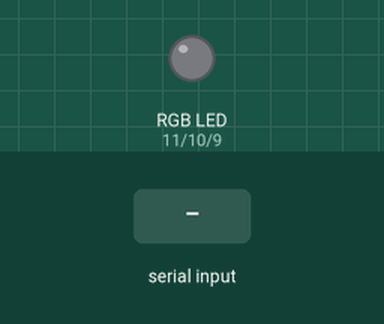
Bench run of a sketch on a simulated Arduino Mega 2560, built with avr-gcc and run on an emulated ATmega2560. On the bench: an RGB LED mixed from three pins (HIGH = lit). Inputs (shaded band) come from the test bench. Dim RGB values are drawn brighter than linear; what the sketch prints to the serial monitor is not drawn.

Above: at 2.2 s.
2.3 s: "90,45,200\n" received over the second serial link
At 2.9 s:
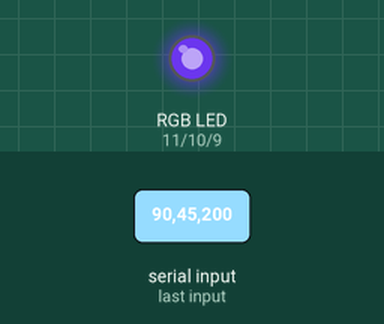
3.8 s: "30,150,10\n" received over the second serial link
At 4.5 s:
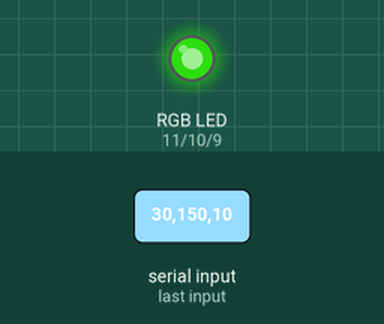
5.3 s: "1,90,45\n" received over the second serial link
At 6.8 s:
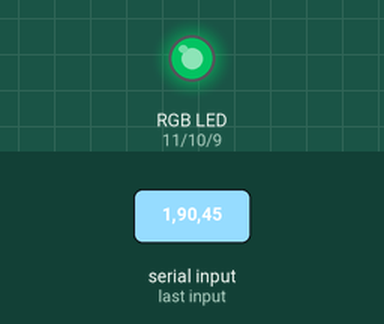
Timing chart, 0 to 8.3 s (numbered marks = the images above; inputs shaded):
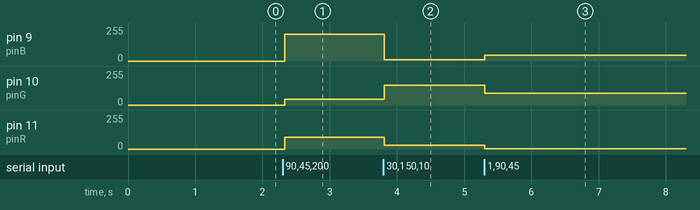

Measured:
- after the input at 2.3 s, pin 9 (pinB): 0/255 → 200/255 at once; pin 10 (pinG): 0/255 → 45/255 at once; pin 11 (pinR): 0/255 → 90/255 at once
- after the input at 3.8 s, pin 9 (pinB): 200/255 → 10/255 at once; pin 10 (pinG): 45/255 → 150/255 at once; pin 11 (pinR): 90/255 → 30/255 at once
- after the input at 5.3 s, pin 9 (pinB): 10/255 → 45/255 at once; pin 10 (pinG): 150/255 → 90/255 at once; pin 11 (pinR): 30/255 → 1/255 at once

The sketch:

Bluetooth_RGB.ino
```cpp
const int pinR = 11;
const int pinG = 10;
const int pinB = 9;

int valR = 0;
int valG = 0;
int valB = 0;

bool bluetoothConnected = false;  // Nuevo: bandera para detectar conexión

void setup() {
  Serial.begin(9600);      // Monitor Serial USB
  Serial1.begin(9600);     // Bluetooth TX1/RX1

  pinMode(pinR, OUTPUT);
  pinMode(pinG, OUTPUT);
  pinMode(pinB, OUTPUT);

  delay(1000);
  Serial.println("🔄 Esperando conexión Bluetooth...");
}

void loop() {
  if (Serial1.available()) {
    if (!bluetoothConnected) {
      bluetoothConnected = true;
      Serial.println("✅ Conexión Bluetooth establecida");
    }

    String input = Serial1.readStringUntil('\n');
    input.trim();
    Serial.print("📨 Datos recibidos: ");
    Serial.println(input);
    parseAndSetRGB(input);
  }
}

void parseAndSetRGB(String data) {
  int firstComma = data.indexOf(',');
  int secondComma = data.indexOf(',', firstComma + 1);

  if (firstComma > 0 && secondComma > firstComma) {
    valR = data.substring(0, firstComma).toInt();
    valG = data.substring(firstComma + 1, secondComma).toInt();
    valB = data.substring(secondComma + 1).toInt();

    Serial.print("🎨 R: "); Serial.print(valR);
    Serial.print(" G: "); Serial.print(valG);
    Serial.print(" B: "); Serial.println(valB);

    analogWrite(pinR, valR);
    analogWrite(pinG, valG);
    analogWrite(pinB, valB);
  } else {
    Serial.println("⚠️ Formato inválido. Usa: R,G,B");
  }
}
```
